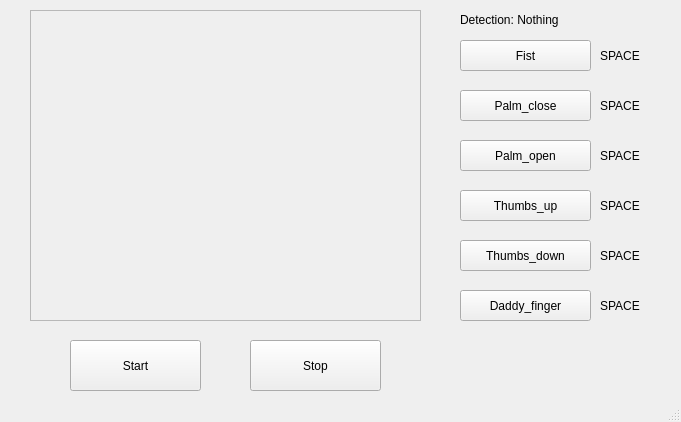
<?xml version="1.0" encoding="UTF-8"?>
<ui version="4.0">
 <class>MainWindow</class>
 <widget class="QMainWindow" name="MainWindow">
  <property name="geometry">
   <rect>
    <x>0</x>
    <y>0</y>
    <width>681</width>
    <height>422</height>
   </rect>
  </property>
  <property name="contextMenuPolicy">
   <enum>Qt::NoContextMenu</enum>
  </property>
  <property name="windowTitle">
   <string>Gestia</string>
  </property>
  <property name="toolButtonStyle">
   <enum>Qt::ToolButtonTextOnly</enum>
  </property>
  <property name="tabShape">
   <enum>QTabWidget::Rounded</enum>
  </property>
  <widget class="QWidget" name="centralwidget">
   <widget class="QFrame" name="frame">
    <property name="geometry">
     <rect>
      <x>30</x>
      <y>10</y>
      <width>391</width>
      <height>311</height>
     </rect>
    </property>
    <property name="contextMenuPolicy">
     <enum>Qt::PreventContextMenu</enum>
    </property>
    <property name="autoFillBackground">
     <bool>true</bool>
    </property>
    <property name="frameShape">
     <enum>QFrame::StyledPanel</enum>
    </property>
    <property name="frameShadow">
     <enum>QFrame::Raised</enum>
    </property>
    <property name="lineWidth">
     <number>4</number>
    </property>
    <widget class="QLabel" name="labelCam">
     <property name="geometry">
      <rect>
       <x>0</x>
       <y>0</y>
       <width>391</width>
       <height>311</height>
      </rect>
     </property>
     <property name="text">
      <string/>
     </property>
     <property name="scaledContents">
      <bool>true</bool>
     </property>
    </widget>
   </widget>
   <widget class="QPushButton" name="startButton">
    <property name="geometry">
     <rect>
      <x>70</x>
      <y>340</y>
      <width>131</width>
      <height>51</height>
     </rect>
    </property>
    <property name="text">
     <string>Start</string>
    </property>
   </widget>
   <widget class="QLabel" name="label">
    <property name="geometry">
     <rect>
      <x>460</x>
      <y>10</y>
      <width>151</width>
      <height>20</height>
     </rect>
    </property>
    <property name="text">
     <string>Detection: Nothing</string>
    </property>
   </widget>
   <widget class="QPushButton" name="assignFist">
    <property name="geometry">
     <rect>
      <x>460</x>
      <y>40</y>
      <width>131</width>
      <height>31</height>
     </rect>
    </property>
    <property name="text">
     <string>Fist</string>
    </property>
   </widget>
   <widget class="QPushButton" name="stopButton">
    <property name="geometry">
     <rect>
      <x>250</x>
      <y>340</y>
      <width>131</width>
      <height>51</height>
     </rect>
    </property>
    <property name="text">
     <string>Stop</string>
    </property>
   </widget>
   <widget class="QPushButton" name="assignPalmC">
    <property name="geometry">
     <rect>
      <x>460</x>
      <y>90</y>
      <width>131</width>
      <height>31</height>
     </rect>
    </property>
    <property name="text">
     <string>Palm_close</string>
    </property>
   </widget>
   <widget class="QPushButton" name="assignPalmO">
    <property name="geometry">
     <rect>
      <x>460</x>
      <y>140</y>
      <width>131</width>
      <height>31</height>
     </rect>
    </property>
    <property name="text">
     <string>Palm_open</string>
    </property>
   </widget>
   <widget class="QPushButton" name="assignThumbsU">
    <property name="geometry">
     <rect>
      <x>460</x>
      <y>190</y>
      <width>131</width>
      <height>31</height>
     </rect>
    </property>
    <property name="text">
     <string>Thumbs_up</string>
    </property>
   </widget>
   <widget class="QPushButton" name="assignThumbsD">
    <property name="geometry">
     <rect>
      <x>460</x>
      <y>240</y>
      <width>131</width>
      <height>31</height>
     </rect>
    </property>
    <property name="text">
     <string>Thumbs_down</string>
    </property>
   </widget>
   <widget class="QLabel" name="actionPalmC">
    <property name="geometry">
     <rect>
      <x>600</x>
      <y>90</y>
      <width>81</width>
      <height>31</height>
     </rect>
    </property>
    <property name="text">
     <string>SPACE</string>
    </property>
   </widget>
   <widget class="QLabel" name="actionFist">
    <property name="geometry">
     <rect>
      <x>600</x>
      <y>40</y>
      <width>81</width>
      <height>31</height>
     </rect>
    </property>
    <property name="text">
     <string>SPACE</string>
    </property>
   </widget>
   <widget class="QLabel" name="actionPalmO">
    <property name="geometry">
     <rect>
      <x>600</x>
      <y>140</y>
      <width>81</width>
      <height>31</height>
     </rect>
    </property>
    <property name="text">
     <string>SPACE</string>
    </property>
   </widget>
   <widget class="QLabel" name="actionThumbsU">
    <property name="geometry">
     <rect>
      <x>600</x>
      <y>190</y>
      <width>81</width>
      <height>31</height>
     </rect>
    </property>
    <property name="text">
     <string>SPACE</string>
    </property>
   </widget>
   <widget class="QLabel" name="actionThumbsD">
    <property name="geometry">
     <rect>
      <x>600</x>
      <y>240</y>
      <width>81</width>
      <height>31</height>
     </rect>
    </property>
    <property name="text">
     <string>SPACE</string>
    </property>
   </widget>
   <widget class="QPushButton" name="assignDaddyF">
    <property name="geometry">
     <rect>
      <x>460</x>
      <y>290</y>
      <width>131</width>
      <height>31</height>
     </rect>
    </property>
    <property name="text">
     <string>Daddy_finger</string>
    </property>
   </widget>
   <widget class="QLabel" name="actionDaddyF">
    <property name="geometry">
     <rect>
      <x>600</x>
      <y>290</y>
      <width>81</width>
      <height>31</height>
     </rect>
    </property>
    <property name="text">
     <string>SPACE</string>
    </property>
   </widget>
  </widget>
  <widget class="QStatusBar" name="statusbar"/>
 </widget>
 <resources/>
 <connections/>
</ui>
